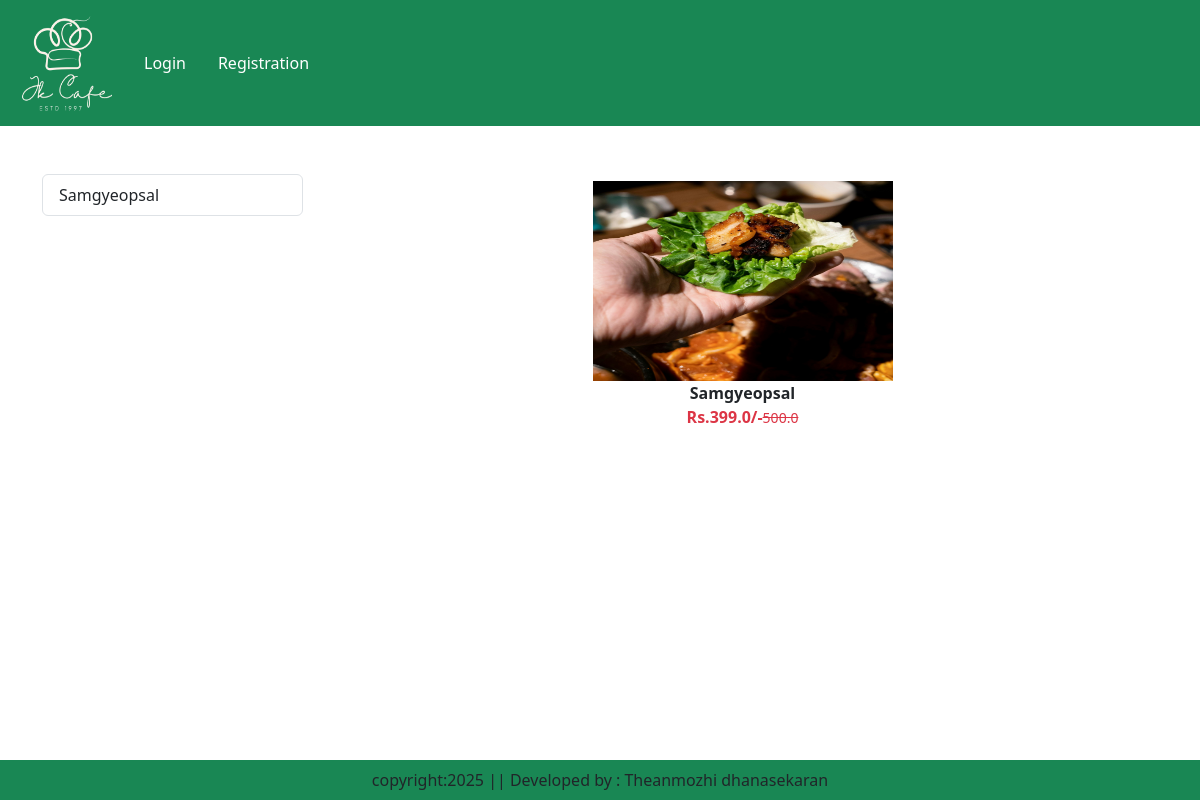
The app's page /category/KC/ with its own data.
### app/models.py (models this page shows, shortened)
class Product(models.Model):
    title=models.CharField(max_length=100)
    selling_price=models.FloatField()
    discounted_price=models.FloatField()
    description=models.TextField()
    composition=models.TextField(default='')
    proadapp=models.TextField(default='')
    category=models.CharField(choices=CATEGORY_CHOICES,max_length=2)
    product_image=models.ImageField(upload_to='product')

### app/views.py (the view)
# urls.py: path('category/<slug:val>/',views.CategoryView.as_view(),name='category'),
class CategoryView(View):
    def get(self,request,val):
        totalitem=0
        wishitem=0
        if request.user.is_authenticated:
            totalitem=len(Cart.objects.filter(user=request.user))
            wishitem=len(Wishlist.objects.filter(user=request.user))
        product=Product.objects.filter(category=val)
        title=Product.objects.filter(category=val).values('title')
        return render(request,'app/category.html',locals())

### app/templates/app/category.html (shortened to what this page needs)
{% extends 'app/base.html' %}
{% load static %}
{% block main-content %}
    <div class="container my-5">
        <div class="row">
            <div class="col-sm-3">
                <div class="list-group">
                    {% for val in title %}
                        <a href="{% url 'category-title' val.title %}" class="list-group-item list-group-item-action" aria-current="true">{{val.title}}</a>
                    {% endfor title %}
                </div>
            </div>
            <div class="col-sm-9">
                <div class="row">
                    {% for prod in product %}
                        <div class="col text-center mb-4">
                            <a href="{% url 'product-detail' prod.id %}" class="btn">
                            <div>
                                <img src="{{prod.product_image.url}}" width="300px" height="200px" />
                                <div class="fw-bold">{{prod.title}}</div>
                                <div class="fw-bold text-danger">
                                    Rs.{{prod.discounted_price}}/-<small class="fw-light text-decoration-line-through">{{prod.selling_price}}</small>
                                </div>
                            </div>
                            </a>
                        </div>
                    {% endfor %}
                </div>
            </div>
        </div>
    </div>
{% endblock main-content %}

### records on screen
Product: product_image (picture), title "Samgyeopsal", discounted_price "399.0", selling_price "500.0"

### other values on screen
{{ val.title }} "Samgyeopsal"
